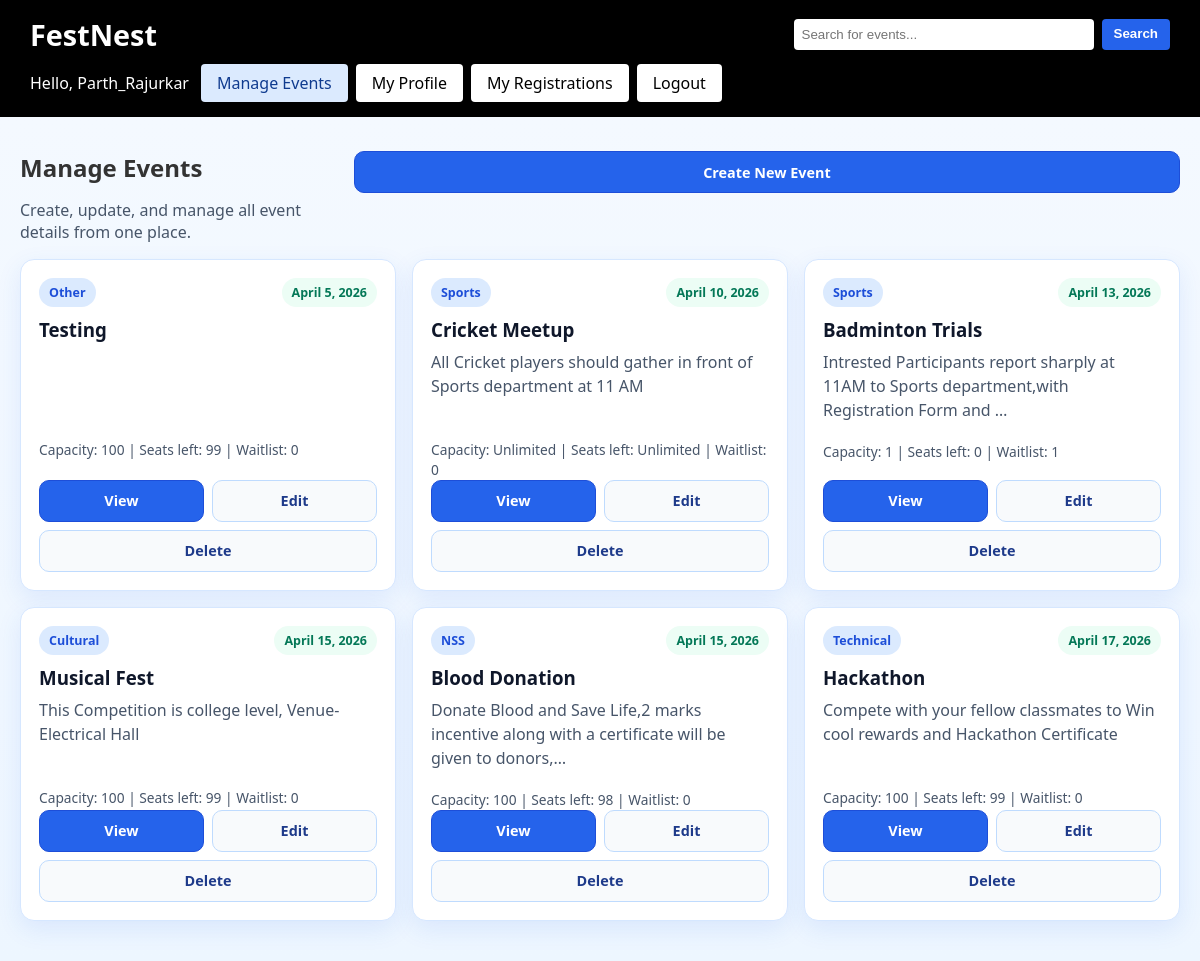
The app's page /events/manage/ (signed in), older data.
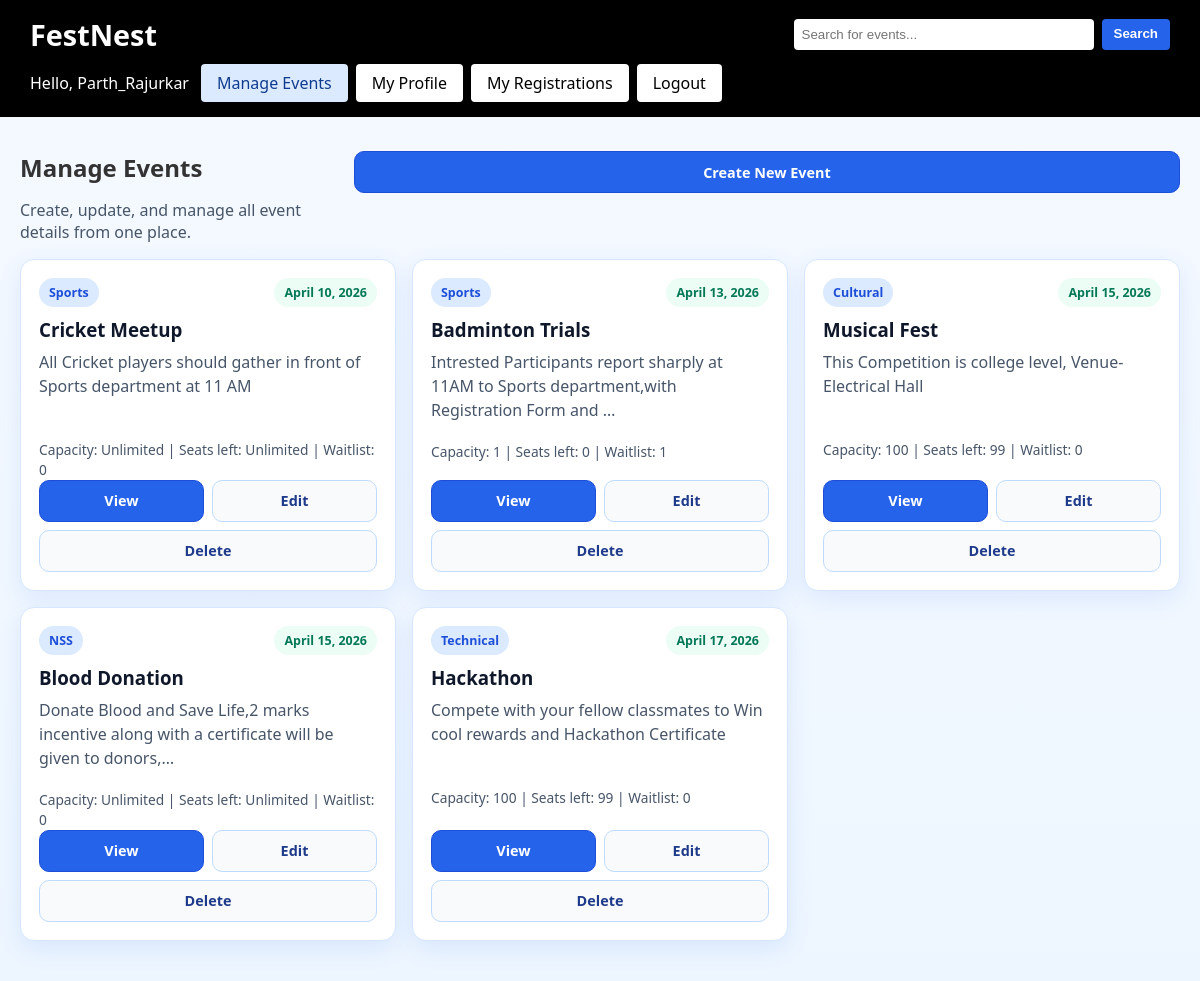
The same page, newer data.
### events/models.py (models this page shows, shortened)
class Event(models.Model):
    CATEGORY_CHOICES = [
        ('cultural', 'Cultural'),
        ('technical', 'Technical'),
        ('sports', 'Sports'),
        ('nss', 'NSS'),
        ('other', 'Other'),
    ]
    title = models.CharField(max_length=200)
    category = models.CharField(max_length=20, choices=CATEGORY_CHOICES)
    date = models.DateField()
    time = models.TimeField(blank=True, null=True)
    description = models.TextField(blank=True)
    capacity_limited = models.BooleanField(default=True)
    capacity = models.PositiveIntegerField(default=100)
    waitlist_enabled = models.BooleanField(default=True)
    is_team_event = models.BooleanField(default=False)
    min_team_size = models.PositiveIntegerField(default=1)
    max_team_size = models.PositiveIntegerField(default=4)
    attendees = models.ManyToManyField(User, blank=True)
    @property
    def seats_left(self):
        if not self.capacity_limited:
            return None
        return max(self.capacity - self.attendees.count(), 0)

### events/views.py (the view)
# urls.py: path('events/manage/', views.manage_events, name='manage_events'),
@login_required
@user_passes_test(is_superuser)
def manage_events(request):
    events = Event.objects.all().order_by('date')
    return render(request, 'manage_events.html', {'events': events})

### events/views.py (called while the page is built)
def is_superuser(user):
    return user.is_superuser

### templates/manage_events.html (shortened to what this page needs)
{% extends 'base.html' %}
{% block body_class %}category-page admin-manage-page{% endblock %}
{% block content %}
<section class="carousel-section registrations-section">
    <div class="container">
        <div class="admin-manage-head">
            <div>
                <h2>Manage Events</h2>
                <p class="search-meta">Create, update, and manage all event details from one place.</p>
            </div>
            <a href="{% url 'create_event' %}" class="cta-btn upcoming-btn admin-create-btn">Create New Event</a>
        </div>
        <div class="admin-events-grid">
            {% for event in events %}
            <article class="upcoming-card admin-event-card">
                <div class="upcoming-top">
                    <span class="category-pill">{{ event.get_category_display }}</span>
                    <span class="date-pill">{{ event.date }}</span>
                </div>
                <h3>{{ event.title }}</h3>
                <p class="upcoming-desc">{{ event.description|truncatechars:95 }}</p>
                <p class="search-meta">
                    Capacity:
                    {% if event.capacity_limited %}{{ event.capacity }}{% else %}Unlimited{% endif %}
                    |
                    Seats left:
                    {% if event.capacity_limited %}{{ event.seats_left }}{% else %}Unlimited{% endif %}
                    |
                    Waitlist: {{ event.waitlist_entries.count }}
                </p>
                <div class="upcoming-actions admin-card-actions">
                    <a href="{% url 'event_detail' event.id %}" class="cta-btn upcoming-btn">View</a>
                    <a href="{% url 'edit_event' event.id %}" class="cta-btn upcoming-btn alt">Edit</a>
                </div>
                <form method="post" action="{% url 'delete_event' event.id %}" class="inline-form admin-delete-form" onsubmit="return confirm('Delete this event?');">
                    <button type="submit" class="cta-btn upcoming-btn alt">Delete</button>
                </form>
            </article>
            {% empty %}
            <p class="empty-text">No events available to manage.</p>
            {% endfor %}
        </div>
    </div>
</section>
{% endblock %}

Row changes from the older to the newer data that the page shows:
removed Event: category "Other", date "April 5, 2026", title "Testing", capacity "100", seats_left "99", waitlist_entries.count "0"
changed Event "Blood Donation": capacity "100" → (not shown); seats_left "98" → (not shown); now shows "Unlimited Unlimited"
